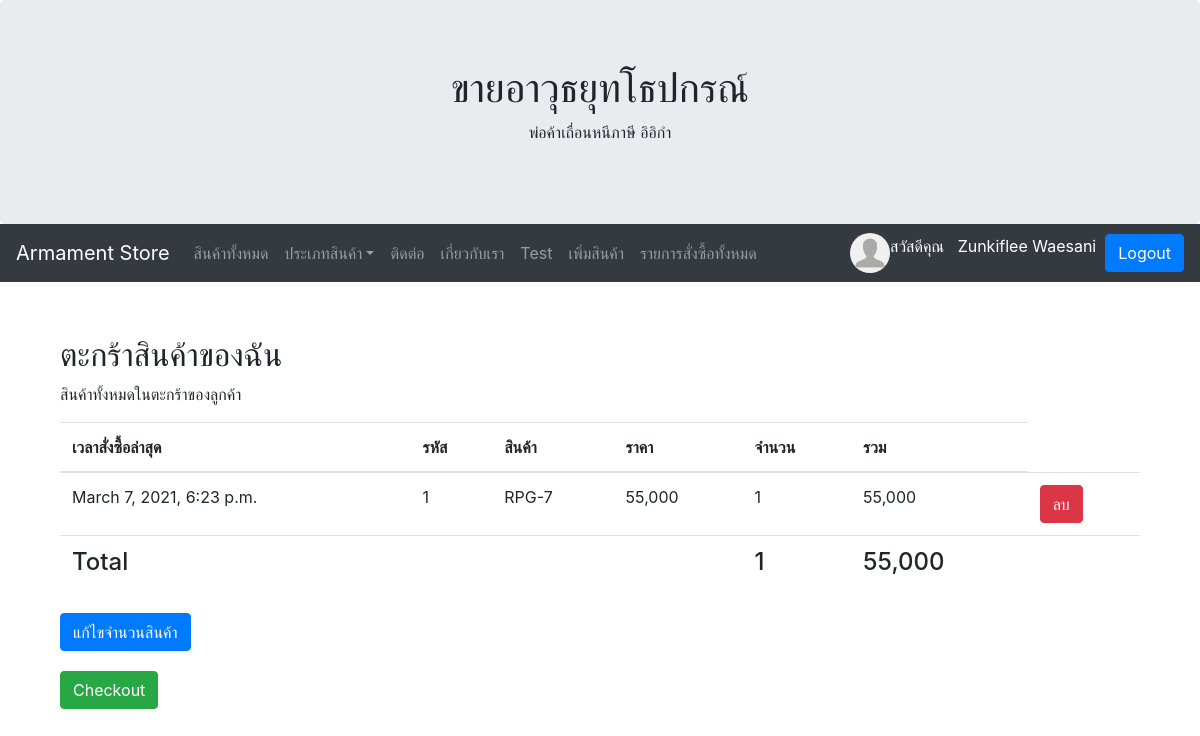
Page /mycart/ (signed in) on the committed database.
### myapp/models.py (models this page shows, shortened)
class Profile(models.Model):
	user = models.OneToOneField(User, on_delete=models.CASCADE)
	photo = models.ImageField(upload_to="protoprofile",null=True, blank=True, default='default.png')
	usertype = models.CharField(max_length=100, default='member')
	cartquan = models.IntegerField(default=0)

class Cart(models.Model):
	user = models.ForeignKey(User, on_delete=models.CASCADE)
	productid = models.CharField(max_length=100)
	productname = models.CharField(max_length=100)
	price = models.IntegerField()
	quantity = models.IntegerField()
	total = models.IntegerField()
	stamp = models.DateTimeField(auto_now_add=True, blank=True, null=True)

### myapp/views.py (the view, shortened to what this page needs)
# urls.py: path('mycart/', MyCart, name='mycart-page'),
def MyCart(request):
	username = request.user.username
	user = User.objects.get(username=username)
	context = {}
	mycart = Cart.objects.filter(user=user)
	count = sum([ c.quantity for c in mycart])
	total = sum([ c.total for c in mycart])
	context['mycart'] = mycart
	context['count'] = count
	context['total'] = total
	return render(request, 'myapp/mycart.html', context)

### myapp/template/myapp/mycart.html (shortened to what this page needs)
{% extends 'myapp/base.html' %}
{% load humanize %}
{% block content %}
<br>
	<div class="container">
	  	<h2>ตะกร้าสินค้าของฉัน</h2>
	  	<p>สินค้าทั้งหมดในตะกร้าของลูกค้า</p>
	  	<table class="table">
	    	<thead>
	      	<tr>
		        <th>เวลาสั่งซื้อล่าสุด</th>
		        <th>รหัส</th>
		        <th>สินค้า</th>
		        <th>ราคา</th>
		        <th>จำนวน</th>
		        <th>รวม</th>
	      	</tr>
	    	</thead>
	    <tbody>
	    {% for pd in mycart %}
	    	<tr>
		        <td>{{ pd.stamp }}</td>
		        <td>{{ pd.productid }}</td>
		        <td>{{ pd.productname }}</td>
		        <td>{{ pd.price|intcomma }}</td>
		        <td>{{ pd.quantity|intcomma }}</td>
		        <td>{{ pd.total|intcomma }}</td>
		        <th>
		        <form method="POST" id="form{{ pd.productid }}" onsubmit="return confirm('ยืนยันการลบใช่หรือไม่');">
		        	<button type="submit" form="form{{ pd.productid }}" class="btn btn-danger">ลบ</button>
		        </form>
		        </th>
	      	</tr>
	     {% endfor %}
	    	<tr>
	    		<td><h4>Total</h4></td>
	    		<td></td>
	    		<td></td>
	    		<td></td>
	    		<td><h4>{{count}}</h4 ></td>
	    		<td><h4>{{total |intcomma}}</h4></td>
	    		<td></td>
	    	</tr>
	    </tbody>
	  </table>
	  <a href="{% url 'mycartedit-page' %}" class="btn btn-primary">แก้ไขจำนวนสินค้า</a>
	  <div style="padding: 10px;"></div>
	   <a href="{% url 'checkout-page' %}" class="btn btn-success">Checkout</a>
	</div>
	<br>
{% endblock content %}

### myapp/template/myapp/base.html (shortened to what this page needs)
<!DOCTYPE html>
<html lang="en">
<head>
  <link rel="stylesheet" href="https://maxcdn.bootstrapcdn.com/bootstrap/4.5.2/css/bootstrap.min.css">
  <link rel="stylesheet" href="https://cdnjs.cloudflare.com/ajax/libs/font-awesome/4.7.0/css/font-awesome.min.css">
</head>
<body>
<div class="jumbotron text-center" style="margin-bottom: 0">
  <h1>ขายอาวุธยุทโธปกรณ์</h1>
  <p>พ่อค้าเถื่อนหนีภาษี อิอิกำ</p>
</div>
 <nav class="navbar navbar-expand-sm bg-dark navbar-dark">
        <a class="navbar-brand" href="{% url 'home-page' %}">Armament Store</a>
        <div class="collapse navbar-collapse" id="collapsibleNavbar">
                      <ul class="navbar-nav mr-auto">
                         <li class="nav-item">
                          <a class="nav-link" href="{% url 'allproduct-page' %}">สินค้าทั้งหมด</a>
                        </li>
                        <li class="nav-item dropdown">
                          <a class="nav-link dropdown-toggle" href="http://example.com" id="dropdown01" data-toggle="dropdown" aria-haspopup="true" aria-expanded="false">ประเภทสินค้า</a>
                        </li>
                        <li class="nav-item">
                          <a class="nav-link" href="{% url 'contact-page' %}">ติดต่อ</a>
                        </li>
                        <li class="nav-item">
                          <a class="nav-link" href="{% url 'about-page' %}">เกี่ยวกับเรา</a>
                        </li>
                        <li class="nav-item">
                          <a class="nav-link" href="{% url 'test-page' %}">Test</a>
                        </li>
                        {% if user.is_authenticated and user.profile.usertype == 'admin' %}
                          <li class="nav-item">
                            <a class="nav-link" href="{% url 'addproduct-page' %}">เพิ่มสินค้า</a>
                            </li>
                          <li class="nav-item">
                            <a class="nav-link" href="{% url 'allorderlist-page' %}">รายการสั่งซื้อทั้งหมด</a>
                          </li>
                          {% endif %}
                      </ul>
                      {% if user.is_authenticated %}
                      <img src="{{user.profile.photo.url}}" width="40" height="40" class="rounded-circle">
                        <p style="color:white; margin-top: 2px">สวัสดีคุณ&nbsp&nbsp {{ user.first_name }} {{user.last_name}}&nbsp&nbsp </p>
                        <a class="btn btn-primary" href="{% url 'logout' %}">Logout</a>
                      {% else %}
                        <a class="btn btn-primary" href="{% url 'register-page' %}">Register</a>&nbsp&nbsp&nbsp
                        <a class="btn btn-primary" href="{% url 'login' %}">Login</a>
                      {% endif %}
        </div>
      </nav>
<div class="container" style="margin-top: 30px">
  {% block content %}
  {% endblock content %}
</div>
</body>
</html>

### rows in the picture
Cart: stamp "March 7, 2021, 6:23 p.m.", productid "1", productname "RPG-7", price "55,000", quantity "1", total "55,000"

### other values in the picture
{{ user.first_name }} "Zunkiflee"
{{ user.last_name }} "Waesani"
{{ count }} "1"
{{ total |intcomma }} "55,000"
